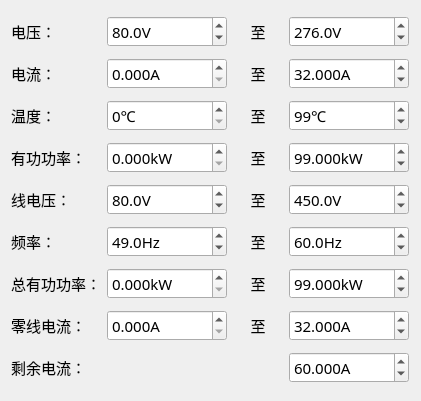
<?xml version="1.0" encoding="UTF-8"?>
<ui version="4.0">
 <class>Set_LineUnitWid</class>
 <widget class="QWidget" name="Set_LineUnitWid">
  <property name="geometry">
   <rect>
    <x>0</x>
    <y>0</y>
    <width>421</width>
    <height>401</height>
   </rect>
  </property>
  <property name="font">
   <font>
    <family>微软雅黑</family>
    <pointsize>11</pointsize>
   </font>
  </property>
  <property name="windowTitle">
   <string>Form</string>
  </property>
  <layout class="QGridLayout" name="gridLayout">
   <item row="0" column="0">
    <widget class="QLabel" name="label_5">
     <property name="sizePolicy">
      <sizepolicy hsizetype="Preferred" vsizetype="Preferred">
       <horstretch>0</horstretch>
       <verstretch>0</verstretch>
      </sizepolicy>
     </property>
     <property name="minimumSize">
      <size>
       <width>60</width>
       <height>30</height>
      </size>
     </property>
     <property name="maximumSize">
      <size>
       <width>60</width>
       <height>16777215</height>
      </size>
     </property>
     <property name="text">
      <string>电压：</string>
     </property>
     <property name="alignment">
      <set>Qt::AlignLeading|Qt::AlignLeft|Qt::AlignVCenter</set>
     </property>
    </widget>
   </item>
   <item row="0" column="1">
    <widget class="QDoubleSpinBox" name="volMinSpin">
     <property name="enabled">
      <bool>true</bool>
     </property>
     <property name="minimumSize">
      <size>
       <width>120</width>
       <height>30</height>
      </size>
     </property>
     <property name="maximumSize">
      <size>
       <width>120</width>
       <height>16777215</height>
      </size>
     </property>
     <property name="prefix">
      <string/>
     </property>
     <property name="suffix">
      <string>V</string>
     </property>
     <property name="decimals">
      <number>1</number>
     </property>
     <property name="maximum">
      <double>300.000000000000000</double>
     </property>
     <property name="singleStep">
      <double>0.100000000000000</double>
     </property>
     <property name="value">
      <double>80.000000000000000</double>
     </property>
    </widget>
   </item>
   <item row="0" column="2">
    <widget class="QLabel" name="label_6">
     <property name="minimumSize">
      <size>
       <width>40</width>
       <height>30</height>
      </size>
     </property>
     <property name="maximumSize">
      <size>
       <width>50</width>
       <height>16777215</height>
      </size>
     </property>
     <property name="text">
      <string>至</string>
     </property>
     <property name="alignment">
      <set>Qt::AlignCenter</set>
     </property>
    </widget>
   </item>
   <item row="0" column="3">
    <widget class="QDoubleSpinBox" name="volMaxSpin">
     <property name="enabled">
      <bool>true</bool>
     </property>
     <property name="minimumSize">
      <size>
       <width>120</width>
       <height>30</height>
      </size>
     </property>
     <property name="maximumSize">
      <size>
       <width>120</width>
       <height>16777215</height>
      </size>
     </property>
     <property name="suffix">
      <string>V</string>
     </property>
     <property name="decimals">
      <number>1</number>
     </property>
     <property name="maximum">
      <double>300.000000000000000</double>
     </property>
     <property name="singleStep">
      <double>0.100000000000000</double>
     </property>
     <property name="value">
      <double>276.000000000000000</double>
     </property>
    </widget>
   </item>
   <item row="1" column="0">
    <widget class="QLabel" name="label_9">
     <property name="minimumSize">
      <size>
       <width>60</width>
       <height>30</height>
      </size>
     </property>
     <property name="maximumSize">
      <size>
       <width>60</width>
       <height>16777215</height>
      </size>
     </property>
     <property name="text">
      <string>电流：</string>
     </property>
     <property name="alignment">
      <set>Qt::AlignLeading|Qt::AlignLeft|Qt::AlignVCenter</set>
     </property>
    </widget>
   </item>
   <item row="1" column="1">
    <widget class="QDoubleSpinBox" name="curMinSpin">
     <property name="enabled">
      <bool>true</bool>
     </property>
     <property name="minimumSize">
      <size>
       <width>120</width>
       <height>30</height>
      </size>
     </property>
     <property name="maximumSize">
      <size>
       <width>120</width>
       <height>16777215</height>
      </size>
     </property>
     <property name="suffix">
      <string>A</string>
     </property>
     <property name="decimals">
      <number>3</number>
     </property>
     <property name="maximum">
      <double>63.000000000000000</double>
     </property>
     <property name="singleStep">
      <double>0.010000000000000</double>
     </property>
    </widget>
   </item>
   <item row="1" column="2">
    <widget class="QLabel" name="label_10">
     <property name="minimumSize">
      <size>
       <width>40</width>
       <height>30</height>
      </size>
     </property>
     <property name="maximumSize">
      <size>
       <width>50</width>
       <height>16777215</height>
      </size>
     </property>
     <property name="text">
      <string>至</string>
     </property>
     <property name="alignment">
      <set>Qt::AlignCenter</set>
     </property>
    </widget>
   </item>
   <item row="1" column="3">
    <widget class="QDoubleSpinBox" name="curMaxSpin">
     <property name="enabled">
      <bool>true</bool>
     </property>
     <property name="minimumSize">
      <size>
       <width>120</width>
       <height>30</height>
      </size>
     </property>
     <property name="maximumSize">
      <size>
       <width>120</width>
       <height>16777215</height>
      </size>
     </property>
     <property name="suffix">
      <string>A</string>
     </property>
     <property name="decimals">
      <number>3</number>
     </property>
     <property name="maximum">
      <double>1000.000000000000000</double>
     </property>
     <property name="singleStep">
      <double>0.010000000000000</double>
     </property>
     <property name="value">
      <double>32.000000000000000</double>
     </property>
    </widget>
   </item>
   <item row="2" column="0">
    <widget class="QLabel" name="label_11">
     <property name="minimumSize">
      <size>
       <width>60</width>
       <height>30</height>
      </size>
     </property>
     <property name="maximumSize">
      <size>
       <width>60</width>
       <height>16777215</height>
      </size>
     </property>
     <property name="text">
      <string>温度：</string>
     </property>
     <property name="alignment">
      <set>Qt::AlignLeading|Qt::AlignLeft|Qt::AlignVCenter</set>
     </property>
    </widget>
   </item>
   <item row="2" column="1">
    <widget class="QDoubleSpinBox" name="temMinSpin">
     <property name="enabled">
      <bool>true</bool>
     </property>
     <property name="minimumSize">
      <size>
       <width>120</width>
       <height>30</height>
      </size>
     </property>
     <property name="maximumSize">
      <size>
       <width>120</width>
       <height>16777215</height>
      </size>
     </property>
     <property name="prefix">
      <string/>
     </property>
     <property name="suffix">
      <string>℃</string>
     </property>
     <property name="decimals">
      <number>0</number>
     </property>
     <property name="maximum">
      <double>100.000000000000000</double>
     </property>
     <property name="value">
      <double>0.000000000000000</double>
     </property>
    </widget>
   </item>
   <item row="2" column="2">
    <widget class="QLabel" name="label_12">
     <property name="minimumSize">
      <size>
       <width>40</width>
       <height>30</height>
      </size>
     </property>
     <property name="maximumSize">
      <size>
       <width>50</width>
       <height>16777215</height>
      </size>
     </property>
     <property name="text">
      <string>至</string>
     </property>
     <property name="alignment">
      <set>Qt::AlignCenter</set>
     </property>
    </widget>
   </item>
   <item row="2" column="3">
    <widget class="QDoubleSpinBox" name="temMaxSpin">
     <property name="enabled">
      <bool>true</bool>
     </property>
     <property name="minimumSize">
      <size>
       <width>120</width>
       <height>30</height>
      </size>
     </property>
     <property name="maximumSize">
      <size>
       <width>120</width>
       <height>16777215</height>
      </size>
     </property>
     <property name="suffix">
      <string>℃</string>
     </property>
     <property name="decimals">
      <number>0</number>
     </property>
     <property name="maximum">
      <double>100.000000000000000</double>
     </property>
     <property name="value">
      <double>99.000000000000000</double>
     </property>
    </widget>
   </item>
   <item row="3" column="0">
    <widget class="QLabel" name="label_13">
     <property name="minimumSize">
      <size>
       <width>60</width>
       <height>30</height>
      </size>
     </property>
     <property name="maximumSize">
      <size>
       <width>100</width>
       <height>16777215</height>
      </size>
     </property>
     <property name="layoutDirection">
      <enum>Qt::LeftToRight</enum>
     </property>
     <property name="text">
      <string>有功功率：</string>
     </property>
     <property name="alignment">
      <set>Qt::AlignLeading|Qt::AlignLeft|Qt::AlignVCenter</set>
     </property>
    </widget>
   </item>
   <item row="3" column="1">
    <widget class="QDoubleSpinBox" name="powMinSpin">
     <property name="enabled">
      <bool>true</bool>
     </property>
     <property name="minimumSize">
      <size>
       <width>120</width>
       <height>30</height>
      </size>
     </property>
     <property name="maximumSize">
      <size>
       <width>120</width>
       <height>16777215</height>
      </size>
     </property>
     <property name="prefix">
      <string/>
     </property>
     <property name="suffix">
      <string>kW</string>
     </property>
     <property name="decimals">
      <number>3</number>
     </property>
     <property name="maximum">
      <double>100.000000000000000</double>
     </property>
     <property name="singleStep">
      <double>0.001000000000000</double>
     </property>
     <property name="value">
      <double>0.000000000000000</double>
     </property>
    </widget>
   </item>
   <item row="3" column="2">
    <widget class="QLabel" name="label_14">
     <property name="minimumSize">
      <size>
       <width>40</width>
       <height>30</height>
      </size>
     </property>
     <property name="maximumSize">
      <size>
       <width>50</width>
       <height>16777215</height>
      </size>
     </property>
     <property name="text">
      <string>至</string>
     </property>
     <property name="alignment">
      <set>Qt::AlignCenter</set>
     </property>
    </widget>
   </item>
   <item row="3" column="3">
    <widget class="QDoubleSpinBox" name="powMaxSpin">
     <property name="enabled">
      <bool>true</bool>
     </property>
     <property name="minimumSize">
      <size>
       <width>120</width>
       <height>30</height>
      </size>
     </property>
     <property name="maximumSize">
      <size>
       <width>120</width>
       <height>16777215</height>
      </size>
     </property>
     <property name="suffix">
      <string>kW</string>
     </property>
     <property name="decimals">
      <number>3</number>
     </property>
     <property name="maximum">
      <double>1000.000000000000000</double>
     </property>
     <property name="singleStep">
      <double>0.001000000000000</double>
     </property>
     <property name="value">
      <double>99.000000000000000</double>
     </property>
    </widget>
   </item>
   <item row="4" column="0">
    <widget class="QLabel" name="label">
     <property name="text">
      <string>线电压：</string>
     </property>
    </widget>
   </item>
   <item row="4" column="1">
    <widget class="QDoubleSpinBox" name="lineVolMinSpin">
     <property name="minimumSize">
      <size>
       <width>120</width>
       <height>30</height>
      </size>
     </property>
     <property name="maximumSize">
      <size>
       <width>120</width>
       <height>16777215</height>
      </size>
     </property>
     <property name="suffix">
      <string>V</string>
     </property>
     <property name="decimals">
      <number>1</number>
     </property>
     <property name="maximum">
      <double>500.000000000000000</double>
     </property>
     <property name="singleStep">
      <double>0.100000000000000</double>
     </property>
     <property name="value">
      <double>80.000000000000000</double>
     </property>
    </widget>
   </item>
   <item row="4" column="2">
    <widget class="QLabel" name="label_3">
     <property name="text">
      <string>至</string>
     </property>
     <property name="alignment">
      <set>Qt::AlignCenter</set>
     </property>
    </widget>
   </item>
   <item row="4" column="3">
    <widget class="QDoubleSpinBox" name="lineVolMaxSpin">
     <property name="minimumSize">
      <size>
       <width>120</width>
       <height>30</height>
      </size>
     </property>
     <property name="maximumSize">
      <size>
       <width>120</width>
       <height>16777215</height>
      </size>
     </property>
     <property name="suffix">
      <string>V</string>
     </property>
     <property name="decimals">
      <number>1</number>
     </property>
     <property name="maximum">
      <double>500.000000000000000</double>
     </property>
     <property name="singleStep">
      <double>0.100000000000000</double>
     </property>
     <property name="value">
      <double>450.000000000000000</double>
     </property>
    </widget>
   </item>
   <item row="5" column="0">
    <widget class="QLabel" name="label_7">
     <property name="minimumSize">
      <size>
       <width>60</width>
       <height>30</height>
      </size>
     </property>
     <property name="maximumSize">
      <size>
       <width>60</width>
       <height>16777215</height>
      </size>
     </property>
     <property name="text">
      <string>频率：</string>
     </property>
     <property name="alignment">
      <set>Qt::AlignLeading|Qt::AlignLeft|Qt::AlignVCenter</set>
     </property>
    </widget>
   </item>
   <item row="5" column="1">
    <widget class="QDoubleSpinBox" name="hzMinSpin">
     <property name="minimumSize">
      <size>
       <width>120</width>
       <height>30</height>
      </size>
     </property>
     <property name="maximumSize">
      <size>
       <width>120</width>
       <height>16777215</height>
      </size>
     </property>
     <property name="suffix">
      <string>Hz</string>
     </property>
     <property name="decimals">
      <number>1</number>
     </property>
     <property name="singleStep">
      <double>0.100000000000000</double>
     </property>
     <property name="value">
      <double>49.000000000000000</double>
     </property>
    </widget>
   </item>
   <item row="5" column="2">
    <widget class="QLabel" name="label_4">
     <property name="text">
      <string>至</string>
     </property>
     <property name="alignment">
      <set>Qt::AlignCenter</set>
     </property>
    </widget>
   </item>
   <item row="5" column="3">
    <widget class="QDoubleSpinBox" name="hzMaxSpin">
     <property name="minimumSize">
      <size>
       <width>120</width>
       <height>30</height>
      </size>
     </property>
     <property name="maximumSize">
      <size>
       <width>120</width>
       <height>16777215</height>
      </size>
     </property>
     <property name="suffix">
      <string>Hz</string>
     </property>
     <property name="decimals">
      <number>1</number>
     </property>
     <property name="singleStep">
      <double>0.100000000000000</double>
     </property>
     <property name="value">
      <double>60.000000000000000</double>
     </property>
    </widget>
   </item>
   <item row="6" column="0">
    <widget class="QLabel" name="label_16">
     <property name="minimumSize">
      <size>
       <width>60</width>
       <height>30</height>
      </size>
     </property>
     <property name="maximumSize">
      <size>
       <width>130</width>
       <height>16777215</height>
      </size>
     </property>
     <property name="layoutDirection">
      <enum>Qt::LeftToRight</enum>
     </property>
     <property name="text">
      <string>总有功功率：</string>
     </property>
     <property name="alignment">
      <set>Qt::AlignLeading|Qt::AlignLeft|Qt::AlignVCenter</set>
     </property>
    </widget>
   </item>
   <item row="6" column="1">
    <widget class="QDoubleSpinBox" name="totalpowMinSpin">
     <property name="enabled">
      <bool>true</bool>
     </property>
     <property name="minimumSize">
      <size>
       <width>120</width>
       <height>30</height>
      </size>
     </property>
     <property name="maximumSize">
      <size>
       <width>120</width>
       <height>16777215</height>
      </size>
     </property>
     <property name="prefix">
      <string/>
     </property>
     <property name="suffix">
      <string>kW</string>
     </property>
     <property name="decimals">
      <number>3</number>
     </property>
     <property name="maximum">
      <double>100.000000000000000</double>
     </property>
     <property name="singleStep">
      <double>0.001000000000000</double>
     </property>
     <property name="value">
      <double>0.000000000000000</double>
     </property>
    </widget>
   </item>
   <item row="6" column="2">
    <widget class="QLabel" name="label_15">
     <property name="minimumSize">
      <size>
       <width>40</width>
       <height>30</height>
      </size>
     </property>
     <property name="maximumSize">
      <size>
       <width>50</width>
       <height>16777215</height>
      </size>
     </property>
     <property name="text">
      <string>至</string>
     </property>
     <property name="alignment">
      <set>Qt::AlignCenter</set>
     </property>
    </widget>
   </item>
   <item row="6" column="3">
    <widget class="QDoubleSpinBox" name="totalpowMaxSpin">
     <property name="enabled">
      <bool>true</bool>
     </property>
     <property name="minimumSize">
      <size>
       <width>120</width>
       <height>30</height>
      </size>
     </property>
     <property name="maximumSize">
      <size>
       <width>120</width>
       <height>16777215</height>
      </size>
     </property>
     <property name="suffix">
      <string>kW</string>
     </property>
     <property name="decimals">
      <number>3</number>
     </property>
     <property name="maximum">
      <double>1000.000000000000000</double>
     </property>
     <property name="singleStep">
      <double>0.001000000000000</double>
     </property>
     <property name="value">
      <double>99.000000000000000</double>
     </property>
    </widget>
   </item>
   <item row="7" column="0">
    <widget class="QLabel" name="label_18">
     <property name="minimumSize">
      <size>
       <width>60</width>
       <height>30</height>
      </size>
     </property>
     <property name="maximumSize">
      <size>
       <width>100</width>
       <height>16777215</height>
      </size>
     </property>
     <property name="text">
      <string>零线电流：</string>
     </property>
     <property name="alignment">
      <set>Qt::AlignLeading|Qt::AlignLeft|Qt::AlignVCenter</set>
     </property>
    </widget>
   </item>
   <item row="7" column="1">
    <widget class="QDoubleSpinBox" name="zerocurMinSpin">
     <property name="enabled">
      <bool>true</bool>
     </property>
     <property name="minimumSize">
      <size>
       <width>120</width>
       <height>30</height>
      </size>
     </property>
     <property name="maximumSize">
      <size>
       <width>120</width>
       <height>16777215</height>
      </size>
     </property>
     <property name="suffix">
      <string>A</string>
     </property>
     <property name="decimals">
      <number>3</number>
     </property>
     <property name="maximum">
      <double>63.000000000000000</double>
     </property>
     <property name="singleStep">
      <double>0.010000000000000</double>
     </property>
    </widget>
   </item>
   <item row="7" column="2">
    <widget class="QLabel" name="label_17">
     <property name="minimumSize">
      <size>
       <width>40</width>
       <height>30</height>
      </size>
     </property>
     <property name="maximumSize">
      <size>
       <width>50</width>
       <height>16777215</height>
      </size>
     </property>
     <property name="text">
      <string>至</string>
     </property>
     <property name="alignment">
      <set>Qt::AlignCenter</set>
     </property>
    </widget>
   </item>
   <item row="7" column="3">
    <widget class="QDoubleSpinBox" name="zerocurMaxSpin">
     <property name="enabled">
      <bool>true</bool>
     </property>
     <property name="minimumSize">
      <size>
       <width>120</width>
       <height>30</height>
      </size>
     </property>
     <property name="maximumSize">
      <size>
       <width>120</width>
       <height>16777215</height>
      </size>
     </property>
     <property name="suffix">
      <string>A</string>
     </property>
     <property name="decimals">
      <number>3</number>
     </property>
     <property name="maximum">
      <double>1000.000000000000000</double>
     </property>
     <property name="singleStep">
      <double>0.010000000000000</double>
     </property>
     <property name="value">
      <double>32.000000000000000</double>
     </property>
    </widget>
   </item>
   <item row="8" column="0">
    <widget class="QLabel" name="label_2">
     <property name="text">
      <string>剩余电流：</string>
     </property>
    </widget>
   </item>
   <item row="8" column="3">
    <widget class="QDoubleSpinBox" name="reMaxSpin">
     <property name="suffix">
      <string>A</string>
     </property>
     <property name="decimals">
      <number>3</number>
     </property>
     <property name="minimum">
      <double>0.000000000000000</double>
     </property>
     <property name="singleStep">
      <double>0.010000000000000</double>
     </property>
     <property name="value">
      <double>60.000000000000000</double>
     </property>
    </widget>
   </item>
  </layout>
 </widget>
 <resources/>
 <connections/>
</ui>
